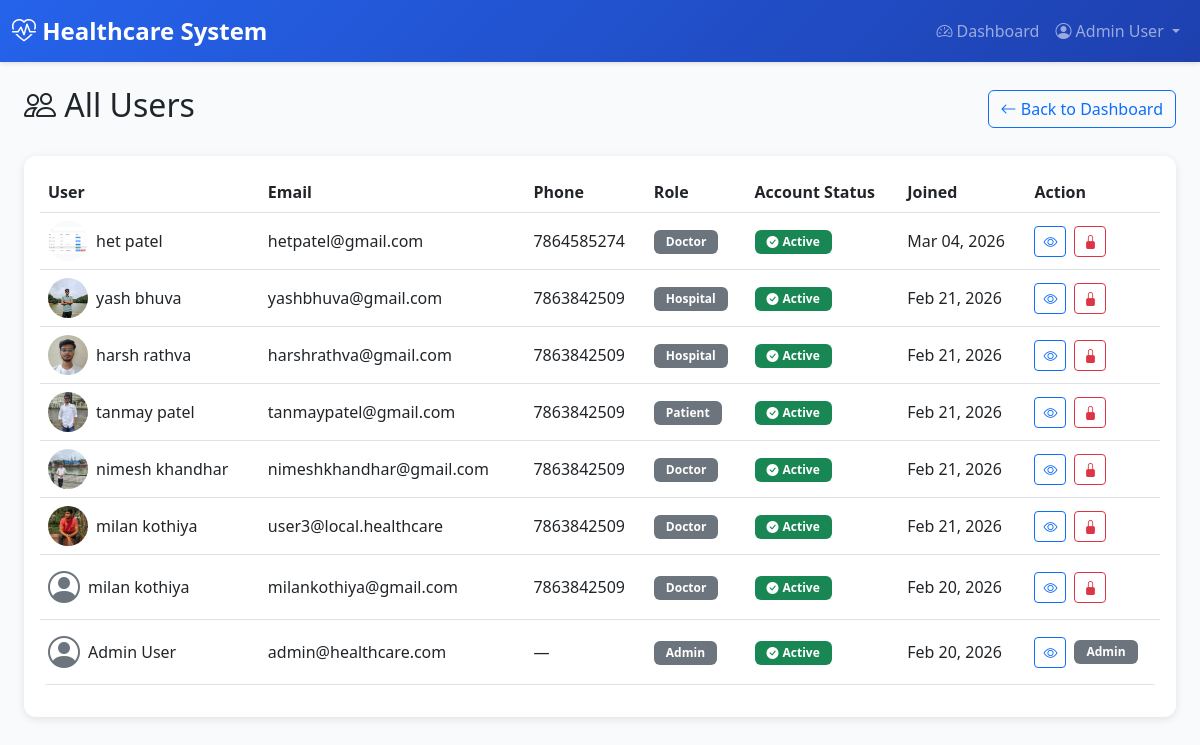
The page /accounts/admin/users/ (signed in) on the database its author committed.
### accounts/models.py (models this page shows, shortened)
class User(AbstractUser):
    email = models.EmailField(unique=True)
    ROLE_CHOICES = [
        ('ADMIN', 'Admin'),
        ('DOCTOR', 'Doctor'),
        ('PATIENT', 'Patient'),
        ('HOSPITAL', 'Hospital'),
        ('HOSPITAL_ADMIN', 'Hospital Admin'),
    ]
    role = models.CharField(max_length=20, choices=ROLE_CHOICES, default='PATIENT')
    is_approved = models.BooleanField(default=False)  # For Doctor and Hospital approval
    phone_number = models.CharField(max_length=15, blank=True)
    address = models.TextField(blank=True)
    profile_picture = models.ImageField(upload_to='user_profiles/', blank=True, null=True)
    created_at = models.DateTimeField(auto_now_add=True)
    updated_at = models.DateTimeField(auto_now=True)
    class Meta:
        db_table = 'users'
        verbose_name = 'User'
        verbose_name_plural = 'Users'
    def is_admin(self):
        return self.role == 'ADMIN'

### accounts/views.py (the view)
# urls.py: path('admin/users/', views.AdminUserListView.as_view(), name='admin_user_list'),
class AdminUserListView(AdminRequiredMixin, ListView):
    model = User
    template_name = 'accounts/admin_user_list.html'
    context_object_name = 'users'
    paginate_by = 20
    ordering = ['-created_at']
    def get_queryset(self):
        return User.objects.select_related('doctor_profile', 'patient_profile', 'hospital_profile').order_by('-created_at')
    def get_context_data(self, **kwargs):
        context = super().get_context_data(**kwargs)
        context['list_type'] = 'users'
        context['page_title'] = 'All Users'
        return context

### accounts/context_processors.py (called while the page is built)
def profile_picture_url(request):
    url = None
    if request.user.is_authenticated and getattr(request.user, 'profile_picture', None):
        try:
            if request.user.profile_picture:
                url = request.user.profile_picture.url
        except (ValueError, AttributeError):
            pass
    return {'profile_picture_url': url}

### accounts/mixins.py (called while the page is built)
    def dispatch(self, request, *args, **kwargs):
        if not request.user.is_authenticated:
            return self.handle_no_permission()
        if not request.user.is_active:
            from django.contrib.auth import logout
            logout(request)
            messages.error(request, 'Your account has been blocked. Please contact the administrator.')
            return redirect('accounts:login')
        if request.user.role not in self.allowed_roles:
            messages.error(request, "You don't have permission to access this page.")
            return redirect('accounts:dashboard_redirect')
        return super().dispatch(request, *args, **kwargs)

### templates/accounts/admin_user_list.html (shortened to what this page needs)
{% extends 'base.html' %}
{% block content %}
<div class="container-fluid">
    <div class="d-flex justify-content-between align-items-center mb-4">
        <h2><i class="bi bi-people"></i> {{ page_title|default:"All Users" }}</h2>
        <a href="{% url 'accounts:admin_dashboard' %}" class="btn btn-outline-primary">
            <i class="bi bi-arrow-left"></i> Back to Dashboard
        </a>
    </div>
    <div class="card">
        <div class="card-body">
            {% if users %}
                <div class="table-responsive">
                    <table class="table table-hover align-middle">
                        <thead>
                            <tr>
                                <th>User</th>
                                <th>Email</th>
                                <th>Phone</th>
                                <th>Role</th>
                                <th>Account Status</th>
                                <th>Joined</th>
                                <th>Action</th>
                            </tr>
                        </thead>
                        <tbody>
                            {% for user in users %}
                            <tr>
                                <td>
                                    <a href="{% url 'accounts:admin_user_profile' user.pk %}" class="text-decoration-none text-dark d-flex align-items-center">
                                        {% if user.profile_picture %}
                                        <img src="{{ user.profile_picture.url }}" alt="Profile" class="rounded-circle me-2" style="width: 40px; height: 40px; object-fit: cover;">
                                        {% else %}
                                        <i class="bi bi-person-circle me-2" style="font-size: 2rem; color: #6c757d;"></i>
                                        {% endif %}
                                        <span>{{ user.get_full_name|default:user.username }}</span>
                                    </a>
                                </td>
                                <td>{{ user.email }}</td>
                                <td>{{ user.phone_number|default:"—" }}</td>
                                <td><span class="badge bg-secondary">{{ user.get_role_display }}</span></td>
                                <td>
                                    {% if user.is_active %}
                                        <span class="badge bg-success d-inline-flex align-items-center">
                                            <i class="bi bi-check-circle-fill me-1"></i> Active
                                        </span>
                                    {% else %}
                                        <span class="badge bg-danger d-inline-flex align-items-center">
                                            <i class="bi bi-x-circle-fill me-1"></i> Blocked
                                        </span>
                                    {% endif %}
                                </td>
                                <td>{{ user.created_at|date:"M d, Y" }}</td>
                                <td>
                                    <div class="d-flex gap-2 align-items-center">
                                        <a href="{% url 'accounts:admin_user_profile' user.pk %}" class="btn btn-sm btn-outline-primary" title="View Profile">
                                            <i class="bi bi-eye"></i>
                                        </a>
                                        {% if not user.is_admin %}
                                        {% if user.is_active %}
                                        <form method="post" action="{% url 'accounts:block_user' user.pk %}" class="d-inline m-0" onsubmit="return confirm('Are you sure you want to block this user? They will not be able to login.');">
                                            <button type="submit" class="btn btn-sm btn-outline-danger" title="Block User">
                                                <i class="bi bi-lock-fill"></i>
                                            </button>
                                        </form>
                                        {% endif %}
                                        {% else %}
                                        <span class="badge bg-secondary" title="Admin accounts cannot be blocked">Admin</span>
                                        {% endif %}
                                    </div>
                                </td>
                            </tr>
                            {% endfor %}
                        </tbody>
                    </table>
                </div>
            {% else %}
                <p class="text-muted mb-0">No users found.</p>
            {% endif %}
        </div>
    </div>
</div>
{% endblock %}

### templates/base.html (shortened to what this page needs)
<!DOCTYPE html>
<html lang="en">
<head>
    <link href="https://cdn.jsdelivr.net/npm/bootstrap@5.3.0/dist/css/bootstrap.min.css" rel="stylesheet">
    <link rel="stylesheet" href="https://cdn.jsdelivr.net/npm/bootstrap-icons@1.11.0/font/bootstrap-icons.css">
</head>
<body>
    {% if user.is_authenticated %}
    <nav class="navbar navbar-expand-lg navbar-dark">
        <div class="container-fluid">
            <a class="navbar-brand" href="{% url 'accounts:dashboard_redirect' %}">
                <i class="bi bi-heart-pulse"></i> Healthcare System
            </a>
            <div class="collapse navbar-collapse" id="navbarNav">
                <ul class="navbar-nav ms-auto">
                    <li class="nav-item">
                        <a class="nav-link" href="{% url 'accounts:dashboard_redirect' %}">
                            <i class="bi bi-speedometer2"></i> Dashboard
                        </a>
                    </li>
                    <li class="nav-item dropdown">
                        <a class="nav-link dropdown-toggle" href="#" id="navbarDropdown" role="button" data-bs-toggle="dropdown">
                            {% if profile_picture_url %}
                            <img src="{{ profile_picture_url }}" alt="Profile" class="rounded-circle me-1" style="width: 24px; height: 24px; object-fit: cover;">
                            {% else %}
                            <i class="bi bi-person-circle"></i>
                            {% endif %}
                            {{ user.get_full_name|default:user.username }}
                        </a>
                    </li>
                </ul>
            </div>
        </div>
    </nav>
    {% endif %}
    <div class="container-fluid mt-4">
        {% block content %}{% endblock %}
    </div>
</body>
</html>

### templates/base.html (style rules this page uses)
:root { --primary-color: #2563eb; --secondary-color: #64748b; --success-color: #10b981; --danger-color: #ef4444; --warning-color: #f59e0b; --info-color: #3b82f6; }
body { font-family: 'Segoe UI', Tahoma, Geneva, Verdana, sans-serif; background-color: #f8fafc; }
.navbar { background: linear-gradient(135deg, var(--primary-color) 0%, #1e40af 100%); box-shadow: 0 2px 4px rgba(0,0,0,0.1); }
.navbar-brand { font-weight: 700; font-size: 1.5rem; }
.card { border: none; border-radius: 12px; box-shadow: 0 2px 8px rgba(0,0,0,0.1); transition: transform 0.2s, box-shadow 0.2s; }
.table { border-radius: 8px; overflow: hidden; }
.badge { padding: 6px 12px; border-radius: 6px; }

### templates/accounts/admin_user_list.html (style rules this page uses)
.btn-sm { transition: all 0.2s ease; }
.table td { vertical-align: middle; }

### rows shown on the page
User: get_full_name "Admin User", email "admin@healthcare.com", phone_number "—", role "Admin", is_active True (drawn), created_at "Feb 20, 2026"
User: profile_picture (picture), get_full_name "het patel", email "hetpatel@gmail.com", phone_number "7864585274", role "Doctor", is_active True (drawn), created_at "Mar 04, 2026"
User: profile_picture (picture), get_full_name "yash bhuva", email "yashbhuva@gmail.com", phone_number "7863842509", role "Hospital", is_active True (drawn), created_at "Feb 21, 2026"
User: profile_picture (picture), get_full_name "harsh rathva", email "harshrathva@gmail.com", phone_number "7863842509", role "Hospital", is_active True (drawn), created_at "Feb 21, 2026"
User: profile_picture (picture), get_full_name "tanmay patel", email "tanmaypatel@gmail.com", phone_number "7863842509", role "Patient", is_active True (drawn), created_at "Feb 21, 2026"
User: profile_picture (picture), get_full_name "nimesh khandhar", email "nimeshkhandhar@gmail.com", phone_number "7863842509", role "Doctor", is_active True (drawn), created_at "Feb 21, 2026"
User: profile_picture (picture), get_full_name "milan kothiya", email "user3@local.healthcare", phone_number "7863842509", role "Doctor", is_active True (drawn), created_at "Feb 21, 2026"
User: get_full_name "milan kothiya", email "milankothiya@gmail.com", phone_number "7863842509", role "Doctor", is_active True (drawn), created_at "Feb 20, 2026"

### other values the page prints
{{ page_title|default:"All Users" }} "All Users"
